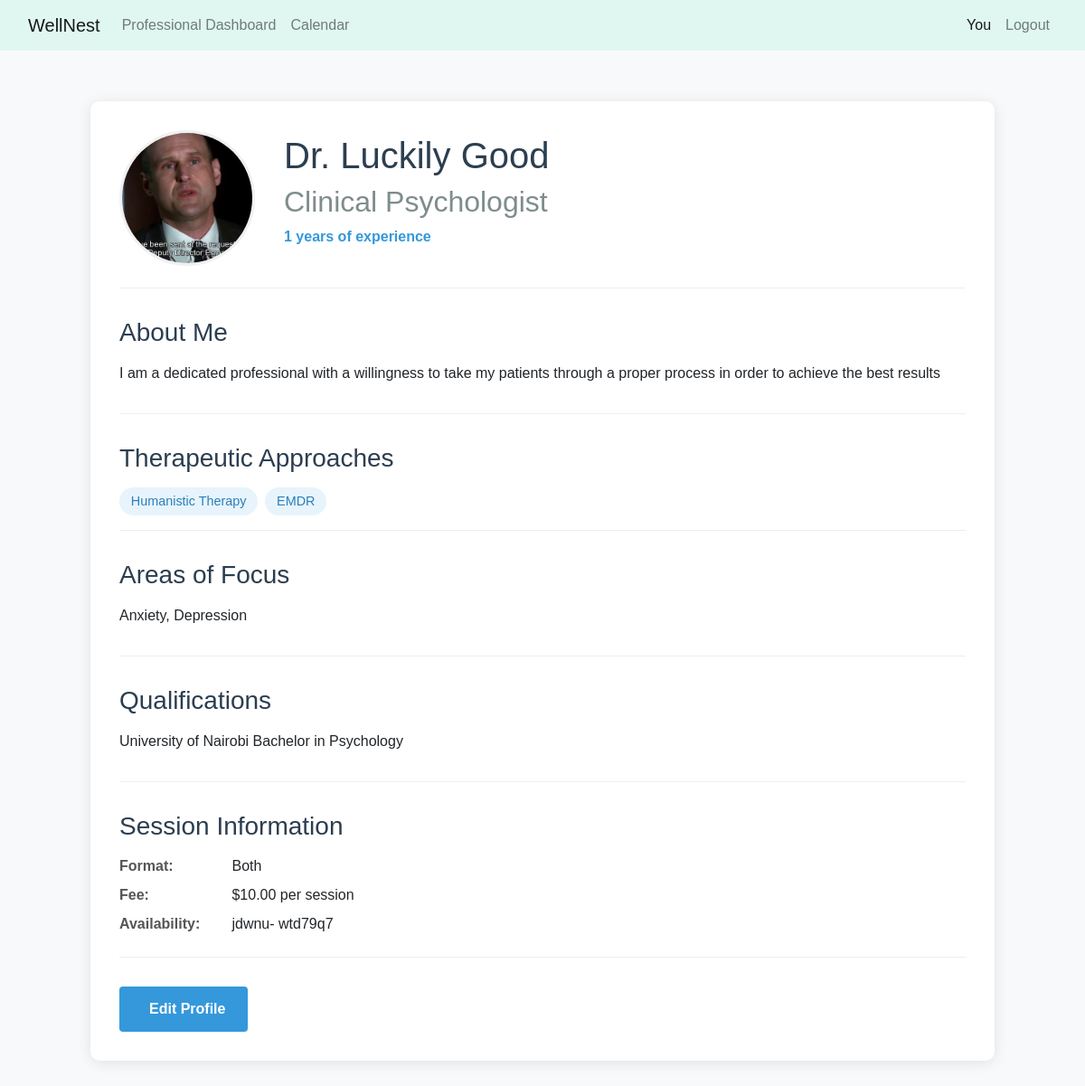
/profile_preview/ (signed in), run on the app's committed database.
### website/models.py (models this page shows, shortened)
class MentalHealthProfessional(models.Model):
    PROFESSION_CHOICES = [
        ('PSY', 'Psychiatrist'),
        ('CLP', 'Clinical Psychologist'),
        ('CP', 'Counseling Psychologist'),
        ('SW', 'Clinical Social Worker'),
        ('MFT', 'Marriage & Family Therapist'),
        ('LPC', 'Licensed Professional Counselor'),
        ('ART', 'Art Therapist'),
        ('MHC', 'Mental Health Counselor'),
    ]
    APPROACH_CHOICES = [
        ('CBT', 'Cognitive Behavioral Therapy'),
        ('PDY', 'Psychodynamic Therapy'),
        ('HMN', 'Humanistic Therapy'),
        ('INT', 'Integrative Therapy'),
        ('DBT', 'Dialectical Behavior Therapy'),
        ('ACT', 'Acceptance & Commitment Therapy'),
        ('EMD', 'EMDR'),
        ('SOL', 'Solution-Focused Therapy'),
    ]
    user = models.OneToOneField(User, on_delete=models.CASCADE, related_name='mental_health_pro')
    profession = models.CharField(max_length=3, choices=PROFESSION_CHOICES)
    license_number = models.CharField(max_length=50, unique=True)
    license_state = models.CharField(max_length=50, null=True, blank=True)
    therapeutic_approaches = models.CharField(max_length=200, null=True, blank=True)  # Comma-separated list of APPROACH_CHOICES
    bio = models.TextField(blank=True)
    profile_complete = models.BooleanField(default=False)
    years_of_experience = models.PositiveIntegerField(default=0)
    qualifications = models.TextField(null=True, blank=True)
    areas_of_focus = models.TextField(help_text="Specific mental health conditions or populations you specialize in")
    practice_name = models.CharField(max_length=200, blank=True)
    website = models.URLField(blank=True)
    accepts_insurance = models.BooleanField(default=False)
    sliding_scale = models.BooleanField(default=False)
    phone = models.CharField(max_length=20)
    emergency_contact = models.CharField(max_length=20, blank=True)
    address = models.TextField(blank=True)
    city = models.CharField(max_length=100)
    state = models.CharField(max_length=100)
    country = CountryField()
    postal_code = models.CharField(max_length=20)
    session_format = models.CharField(max_length=100,
                                   choices=[('INP', 'In-person'), ('ONL', 'Online'), ('BOTH', 'Both')])
    session_length = models.PositiveIntegerField(default=50, help_text="Typical session length in minutes")
    session_fee = models.DecimalField(max_digits=6, decimal_places=2, default=0.00,  # Add default value
        help_text="Fee per session in your local currency")
    availability = models.TextField(help_text="Your typical availability (e.g., Mon-Wed 9am-5pm)")
    profile_picture = models.ImageField(upload_to='therapists/profile_pics/', blank=True)
    license_verification = models.FileField(upload_to='therapists/license_docs/')
    crisis_protocol = models.TextField(blank=True, help_text="Your protocol for handling client crises")
    created_at = models.DateTimeField(auto_now_add=True)
    updated_at = models.DateTimeField(auto_now=True)
    def get_approaches_list(self):
        return [dict(self.APPROACH_CHOICES).get(code, code)
                for code in self.therapeutic_approaches.split(',')]

### website/appointment_views.py (the view, shortened to what this page needs)
# urls.py: path('profile_preview/', appointment_views.profile_preview, name='profile_preview'),
@login_required
def profile_preview(request):
    user = request.user
    print(f"DEBUG: User: {user.username}, Role: {user.userprofile.role}")
    if hasattr(user, 'mental_health_pro'):
        print("DEBUG: User HAS 'mental_health_pro' attribute.")
        professional = user.mental_health_pro
        print(f"DEBUG: Professional object found: {professional.user.username}")
    context = {
        'professional': professional,
        'approaches': professional.get_approaches_list(),
    }
    return render(request, 'profiles/professional_profile_preview.html', context)

### website/templates/profiles/professional_profile_preview.html (shortened to what this page needs)
{% extends 'base.html' %}
{% block content %}
<div class="professional-profile-container">
    <div class="profile-header">
        {% if professional.profile_picture %}
        <img src="{{ professional.profile_picture.url }}" class="profile-image" alt="Profile Picture">
        {% else %}
        <div class="profile-image-placeholder">
            <i class="fas fa-user-md"></i>
        </div>
        {% endif %}
        <div class="profile-title">
            <h1>Dr. {{ professional.user.first_name }} {{ professional.user.last_name }}</h1>
            <h2>{{ professional.get_profession_display }}</h2>
            <p class="experience">{{ professional.years_of_experience }} years of experience</p>
        </div>
    </div>
    <div class="profile-content">
        <section class="profile-section">
            <h3>About Me</h3>
            <p>{{ professional.bio }}</p>
        </section>
        <section class="profile-section">
            <h3>Therapeutic Approaches</h3>
            <div class="approaches">
                {% for approach in approaches %}
                <span class="approach-badge">{{ approach }}</span>
                {% endfor %}
            </div>
        </section>
        <section class="profile-section">
            <h3>Areas of Focus</h3>
            <p>{{ professional.areas_of_focus }}</p>
        </section>
        <section class="profile-section">
            <h3>Qualifications</h3>
            <p>{{ professional.qualifications }}</p>
        </section>
        <section class="profile-section session-info">
            <h3>Session Information</h3>
            <div class="session-details">
                <div>
                    <span class="detail-label">Format:</span>
                    <span>{{ professional.get_session_format_display }}</span>
                </div>
                <div>
                    <span class="detail-label">Fee:</span>
                    <span>${{ professional.session_fee }} per session</span>
                </div>
                <div>
                    <span class="detail-label">Availability:</span>
                    <span>{{ professional.availability }}</span>
                </div>
            </div>
        </section>
        {% if user == professional.user %}
        <div class="profile-actions">
            <a href="{% url 'professional_profile' %}" class="btn btn-edit">
                 Edit Profile
            </a>
        </div>
        {% endif %}
    </div>
</div>
{% endblock %}

### static/css/main.css (style rules this page uses)
:root { --teal: #4db6ac; --lavender: #b39ddb; --coral: #ff8a65; --background-hero: #2c3e50; --background-footer: #34495e; --text-muted: #6c757d; }
:root { --serene-blue: #8fb8de; --calm-teal: #5eb8b3; --peaceful-lavender: #b8b8f3; --warm-sand: #f7dba7; --soft-green: #a8d5ba; --deep-blue: #3a5a78; }
body { background-color: #f8f9fa; font-family: 'Nunito', sans-serif; }
.profile-header { display: flex; align-items: center; gap: 2rem; margin-bottom: 2rem; padding-bottom: 1.5rem; border-bottom: 1px solid #eee; }
.detail-label { font-weight: 600; width: 120px; color: #555; }
.professional-profile-container, .professional-edit-container { max-width: 1000px; margin: 2rem auto; padding: 2rem; background: white; border-radius: 10px; box-shadow: 0 2px 15px rgba(0,0,0,0.1); }
.profile-image { width: 150px; height: 150px; border-radius: 50%; object-fit: cover; border: 3px solid #f0f0f0; }
.profile-title h1 { margin: 0; color: #2c3e50; }
.profile-title h2 { margin: 0.5rem 0; color: #7f8c8d; font-weight: normal; }
.experience { color: #3498db; font-weight: bold; }
.profile-section { margin-bottom: 2rem; padding-bottom: 1rem; border-bottom: 1px solid #eee; }
.profile-section h3 { color: #2c3e50; margin-bottom: 1rem; }
.approaches { display: flex; flex-wrap: wrap; gap: 0.5rem; }
.approach-badge { background: #e8f4fc; color: #2980b9; padding: 0.3rem 0.8rem; border-radius: 20px; font-size: 0.9rem; }
.session-details div { margin-bottom: 0.5rem; }
.detail-label { font-weight: bold; display: inline-block; width: 120px; color: #555; }
.profile-actions, .form-actions { display: flex; gap: 1rem; margin-top: 2rem; }
.btn { padding: 0.75rem 1.5rem; border-radius: 4px; font-weight: 600; cursor: pointer; display: inline-flex; align-items: center; gap: 0.5rem; text-decoration: none; }
.btn-edit { background: #3498db; color: white; }

### data on the page
MentalHealthProfessional: profile_picture (picture), user.first_name "Luckily", user.last_name "Good", profession "Clinical Psychologist", years_of_experience "1", bio "I am a dedicated professional with a willingness to take my patients through a proper process in order to achieve the best results", areas_of_focus "Anxiety, Depression", qualifications "University of Nairobi Bachelor in Psychology", session_format "Both", session_fee "10.00", availability "jdwnu- wtd79q7"

### other printed values
{{ approach }} "Humanistic Therapy" "EMDR"
